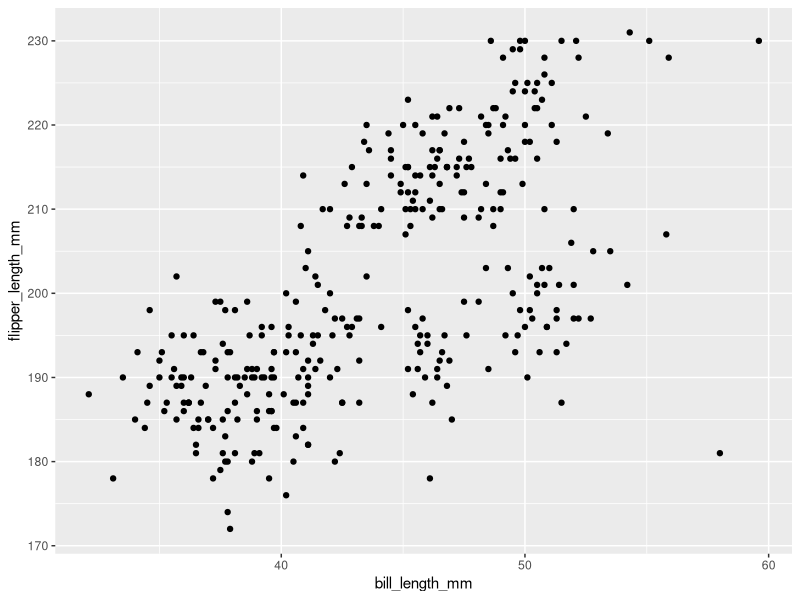
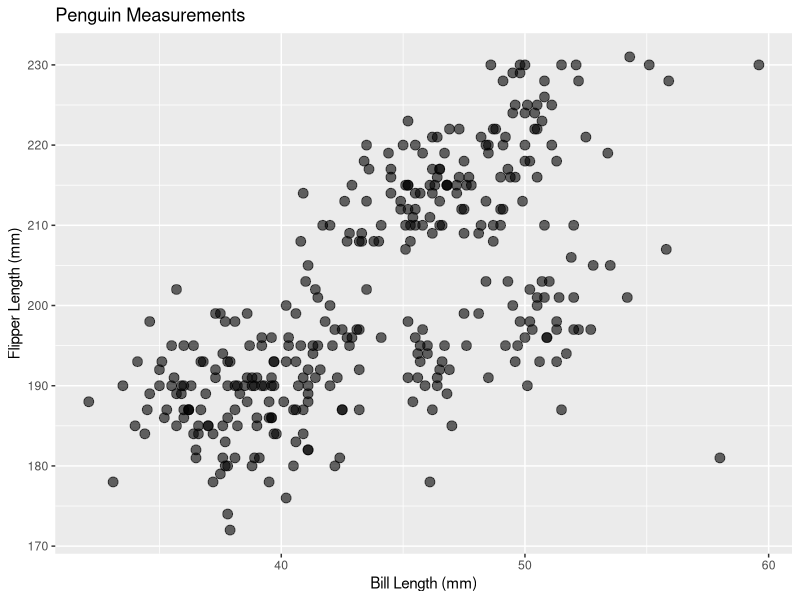

The R script that drew these images, in order:
## ---- chunk 1
library(tidyverse)
## ---- chunk 2
glimpse(datasets::penguins)
## ---- chunk 3
library(ggplot2)
library(palmerpenguins)
 
ggplot(penguins, aes(x = bill_length_mm, y = flipper_length_mm)) +
  geom_point()
## ---- chunk 4
glimpse(datasets::penguins)
## ---- chunk 5
library(ggplot2)

# Load the penguins dataset from the datasets package
datasets::penguins |>
  # Initialize ggplot with bill_len on x-axis and flipper_len on y-axis
  ggplot(aes(x = bill_len, y = flipper_len)) +
  # Add a scatter plot layer with semi-transparent points
  geom_point(alpha = 0.6, size = 3) +
  # Add labels for the axes and title
  labs(
    title = "Penguin Measurements",
    x = "Bill Length (mm)",
    y = "Flipper Length (mm)"
  )
